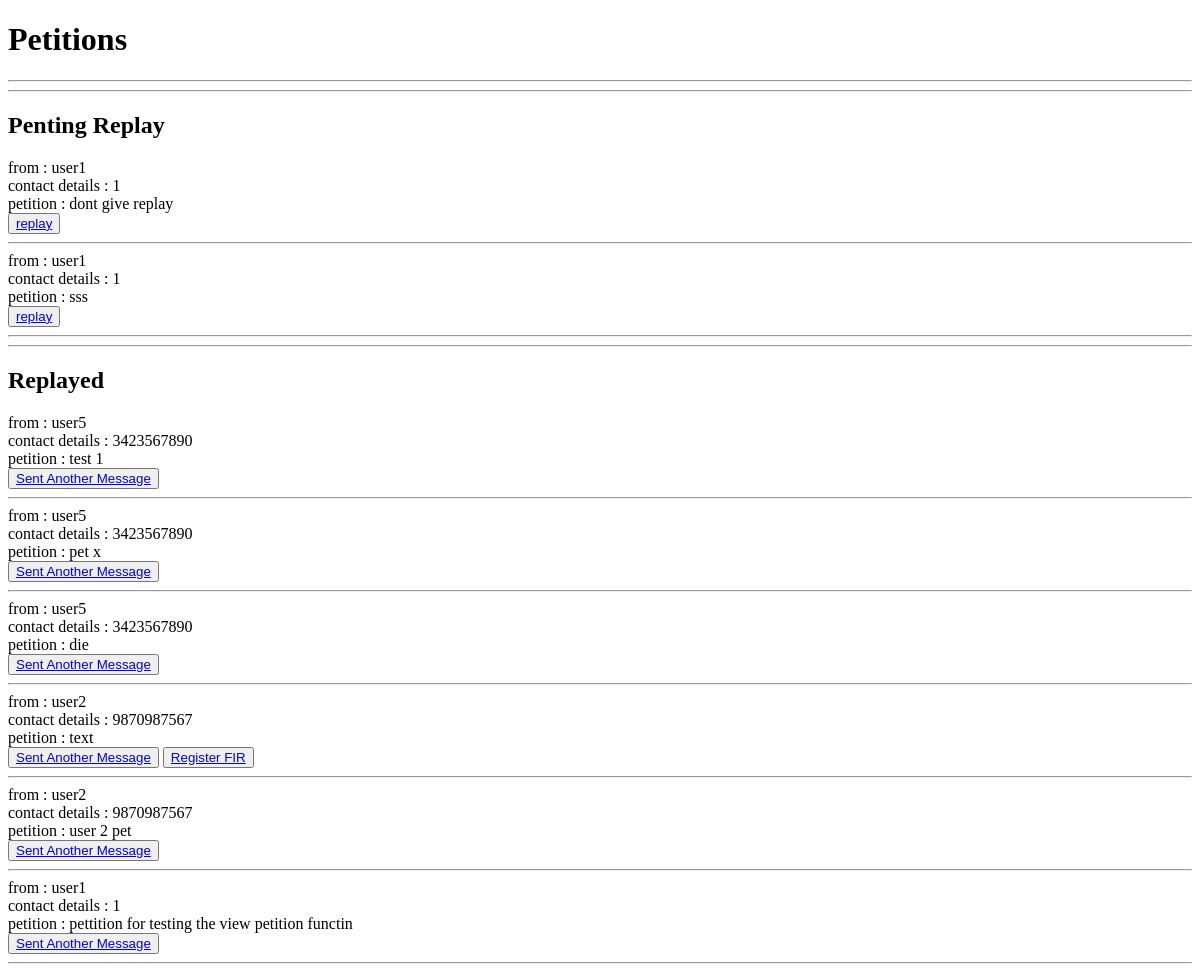
The page /view_petition/ (signed in) on the database as committed earlier.
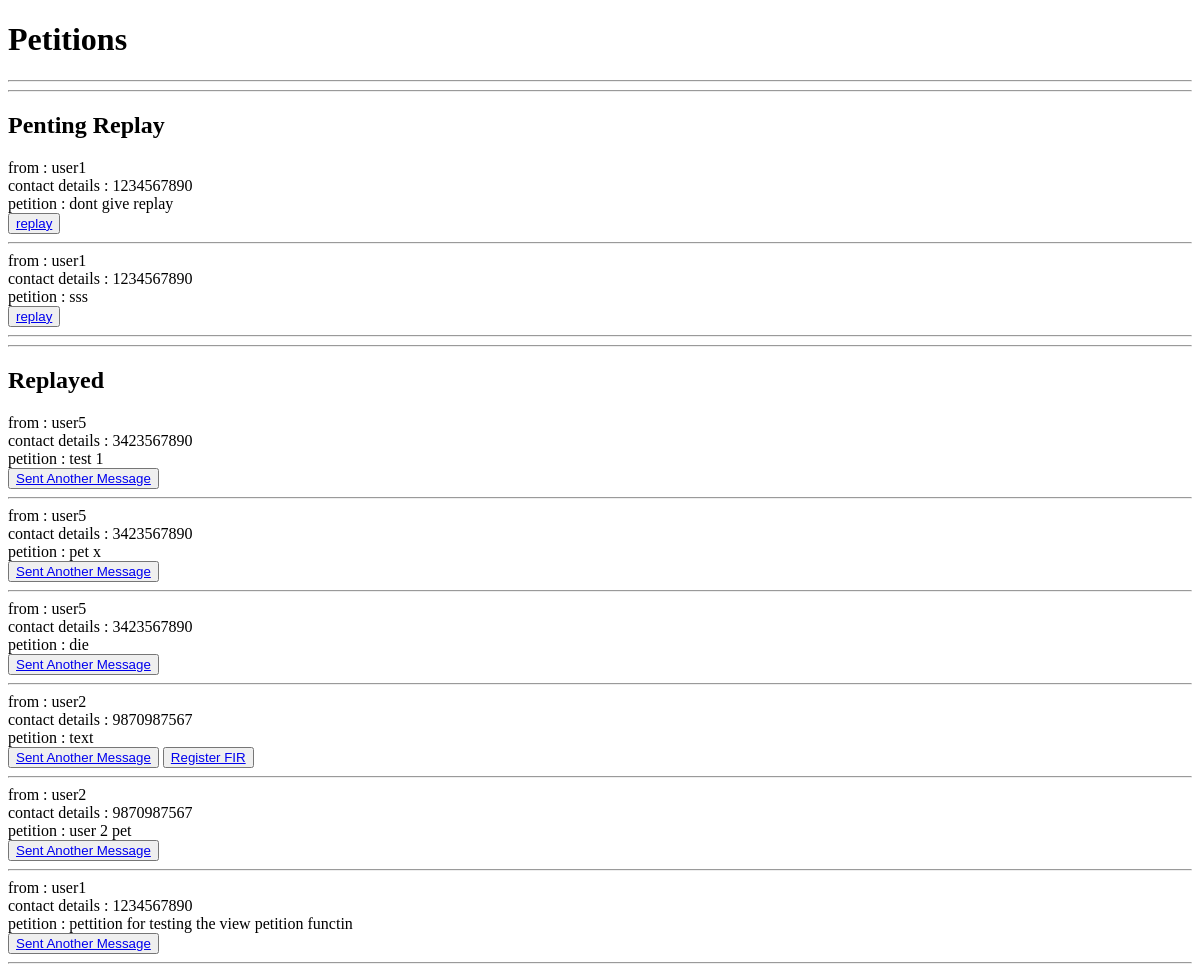
The same page on the database as committed later.
### app_mini/models.py (models this page shows)
class Petition(models.Model):
    user = models.ForeignKey(user_registration, on_delete=models.SET_NULL, null=True)
    station = models.ForeignKey(police_station_registration, on_delete=models.SET_NULL, null=True)
    fir_number = models.CharField(max_length=20, null=True)
    petition_text = models.TextField()
    date = models.DateField(auto_now_add=True)
    reply = models.TextField(null = True)

class user_registration(models.Model):
    profile_picture = models.ImageField(upload_to='profile/', null=True)
    login_id = models.ForeignKey(login, on_delete=models.CASCADE, null=True, blank=True)
    fullname = models.CharField(max_length=30)
    contact = models.CharField(max_length=20)
    address = models.TextField(null=True)

### app_mini/views.py (the view)
# urls.py: path('view_petition/', views.view_petition, name='view_petition'),
def view_petition(request):
    login_id = request.session.get('station_id')
    station = police_station_registration.objects.get(login_id = login_id)
    station_id = station.station_id
    petition = Petition.objects.filter(station_id = station_id)
    return render(request, 'police_station/view_petition.html', {'petition':petition})

### app_mini/templates/police_station/view_petition.html (shortened to what this page needs)
<!DOCTYPE html>
<html lang="en">
<head>
</head>
<body>
    <h1>Petitions</h1>
    <hr><hr>
    {% if petition|length > 0 %}
<h2>Penting Replay</h2>
        {% for pet in petition %}
                {% if pet.reply == NULL %}
                from : {{pet.user.fullname}}
                <br>
                contact details : {{pet.user.contact}}
                <br>
                petition : {{pet.petition_text}}
                <br>
                <button><a href="{% url 'reply_to_petition' pet.id %}">replay</a></button>
                <hr>
                {% endif %}
        {% endfor %}
        <hr>
<h2>Replayed </h2>
        {% for pet in petition %}
            {% if pet.reply %}
                from : {{pet.user.fullname}}
                <br>
                contact details : {{pet.user.contact}}
                <br>
                petition : {{pet.petition_text}}
                <br>
                <button><a href="{% url 'reply_to_petition' pet.id %}">Sent Another Message</a></button>
                {% if pet.fir_number == NULL %}
                <button><a href="{% url 'fir_registration' pet.id %}">Register FIR</a></button>
                {% endif %}
                <hr>
            {% endif %}
        {% endfor %}
    {% else %}
        <p>No petitions available at the moment.</p>
    {% endif %}
</body>
</html>

Rows that differ between the two databases and show on the page:
changed through a linked row, Petition "dont give replay": user.contact "1" → "1234567890"
changed through a linked row, Petition "sss": user.contact "1" → "1234567890"
changed through a linked row, Petition "pettition for testing the view petition functin": user.contact "1" → "1234567890"
